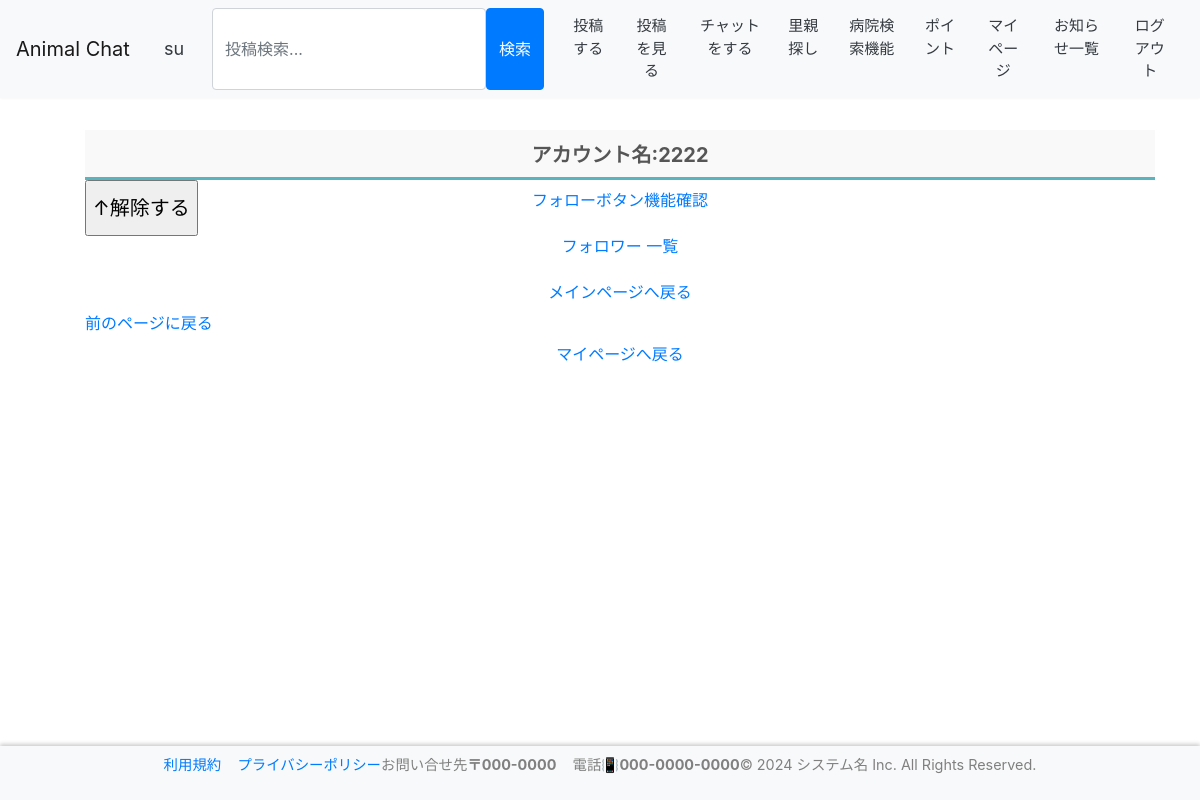
The app's page /contents/mypage/follow/ (signed in), older data.
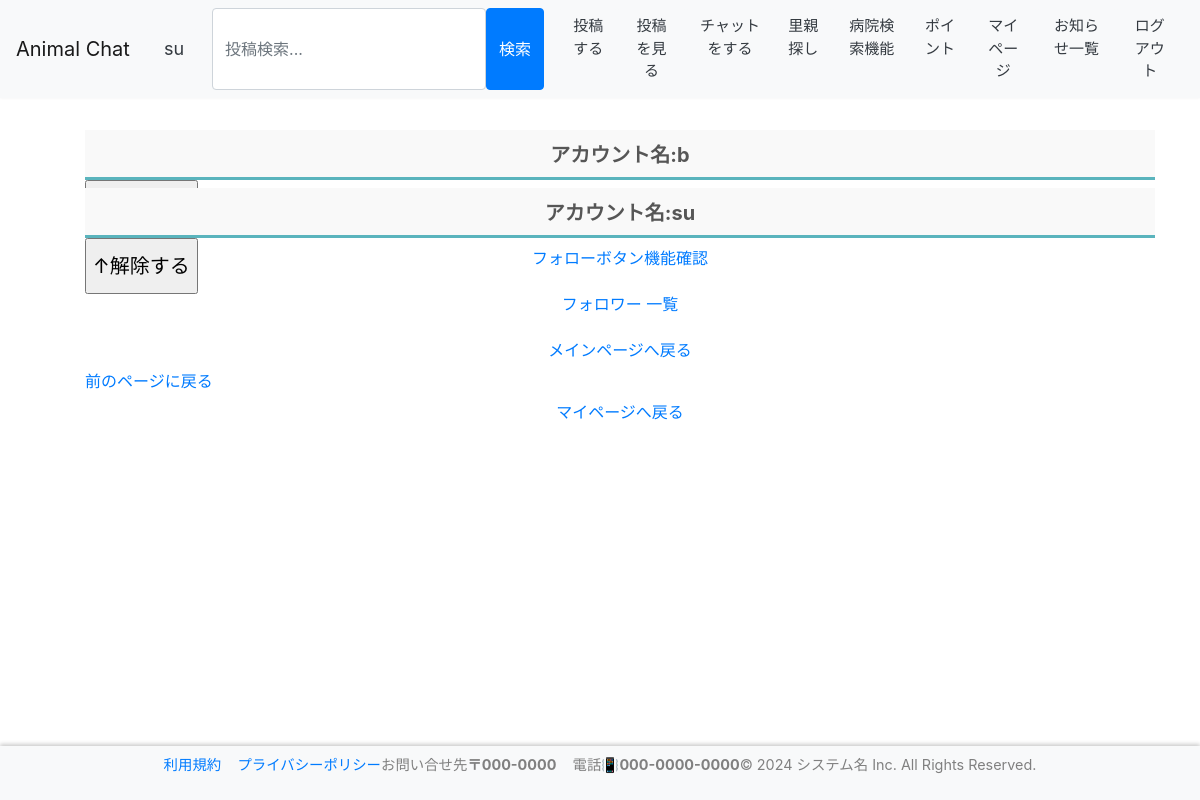
The same page, newer data.
### contents/models.py (models this page shows)
class FollowList(models.Model):
    id = models.AutoField(primary_key=True)
    follow = models.IntegerField(
        gettext_lazy("アカウントID"),
        null=False,
    )
    follow_name = models.CharField(
        gettext_lazy("アカウント名"),
        null=False,
        max_length=128,
        default='',
        blank=True,
    )
    follow_er = models.IntegerField(
        gettext_lazy("アカウントID"),
        null=False,
    )
    follow_er_name = models.CharField(
        gettext_lazy("アカウント名"),
        null=False,
        max_length=128,
        default='',
        blank=True,
    )

### contents/views.py (the view, shortened to what this page needs)
# urls.py: path('mypage/follow/',views.FollowView.as_view(), name='follow'),
class FollowView(ListView):
    template_name = "contents/follow_list.html"
    model = FollowList
    paginate_by = 10
    context_object_name = "flist"
    def get_queryset(self):
        user = self.request.user
        queryset = FollowList.objects.filter(follow=user.id)#.values_list("follow_name").order_by("follow_name").distinct()
        return queryset

### accounts/models.py (called while the page is built)
    def __str__(self):
        return self.__unicode__()

    def __unicode__(self):
        return self.screen_name or self.email

### templates/contents/follow_list.html (shortened to what this page needs)
{% extends "base.html" %}
{% load static %}
{% block content %}
<ul>
    <h3 style="text-align:center;">フォロー中 一覧</h3>
    <br>
    {% for data in flist %}
    <label class="tab_item2" for="programming">アカウント名:{{ data.follow_er_name }}
        <form  method="post">
            <input type="submit" value="↑解除する" style="display:flex">
         </form>
    </label>
    {% endfor %}
    <br>
    <a href="{% url 'contents:test_follow' %}" class="btn btn-link btn-block" target="_self">フォローボタン機能確認</a>
    <a href="{% url 'contents:follow_er' %}" class="btn btn-link btn-block" target="_self">フォロワー 一覧</a>
    <a href="{% url 'accounts:index' %}" class="btn btn-link btn-block" target="_self">メインページへ戻る</a>
    <a href="javascript:history.back()" class="return-btn">前のページに戻る</a>
    <a href="{% url 'accounts:mypage' %}" class="btn btn-link btn-block" target="_self">マイページへ戻る</a>
</ul>
{% endblock %}

Row changes from the older to the newer data that the page shows:
removed FollowList: follow_er_name "2222"
added FollowList: follow_er_name "b"
added FollowList: follow_er_name "su"
